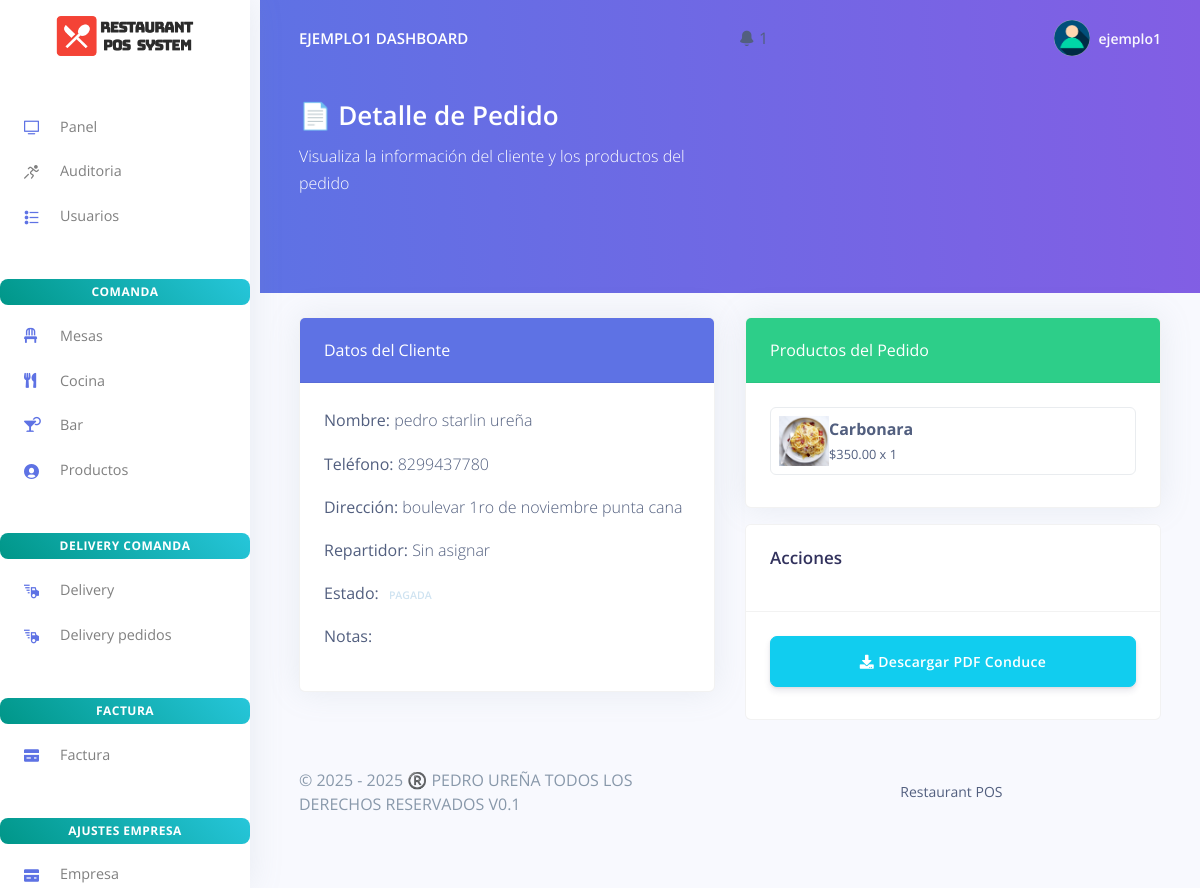
Page /delivery/delivery_detalle.php?delivery_id=125211443c61 (signed in) on the committed database.
### tables this page shows
CREATE TABLE `rpos_admin` (
  `admin_id` varchar(200) NOT NULL,
  `admin_name` varchar(200) NOT NULL,
  `admin_email` varchar(200) NOT NULL,
  `admin_password` varchar(200) NOT NULL,
  `activation_key` varchar(200) DEFAULT NULL,
  `estado` enum('Activo','Inactivo') DEFAULT 'Inactivo',
  `activation_expiry` datetime DEFAULT NULL
);

CREATE TABLE `rpos_delivery_orders` (
  `delivery_id` varchar(200) NOT NULL,
  `numero_control` varchar(20) DEFAULT NULL,
  `order_code` varchar(200) NOT NULL,
  `customer_name` varchar(200) NOT NULL,
  `customer_phone` varchar(200) NOT NULL,
  `customer_address` text NOT NULL,
  `customer_email` varchar(200) DEFAULT NULL,
  `subtotal` decimal(10,2) NOT NULL,
  `impuestos` decimal(10,2) NOT NULL DEFAULT 0.00,
  `servicio` decimal(10,2) NOT NULL DEFAULT 0.00,
  `cargo_entrega` decimal(10,2) DEFAULT 0.00,
  `descuento` decimal(10,2) NOT NULL DEFAULT 0.00,
  `total` decimal(10,2) NOT NULL,
  `estado` enum('Recibido','En preparación','En camino','Entregado','Cancelado','Pendiente','Listo para servir','Lista para facturar','Cerrada','Pagada') NOT NULL DEFAULT 'Recibido',
  `notas` text DEFAULT NULL,
  `repartidor` varchar(200) DEFAULT NULL,
  `metodo_pago` varchar(50) DEFAULT NULL,
  `aplicar_impuestos` tinyint(1) NOT NULL DEFAULT 0,
  `created_at` timestamp NOT NULL DEFAULT current_timestamp(),
  `updated_at` timestamp NOT NULL DEFAULT current_timestamp() ON UPDATE current_timestamp(),
  `itebis_porcentaje` decimal(5,2) DEFAULT 18.00,
  `servicio_porcentaje` decimal(5,2) DEFAULT 10.00,
  `facturado` tinyint(1) DEFAULT 0,
  `numero_factura` varchar(50) DEFAULT NULL,
  `tipo_factura` enum('Final','Fiscal') DEFAULT 'Final',
  `cliente_id` varchar(200) DEFAULT NULL,
  `fecha_entrega` timestamp NULL DEFAULT NULL,
  `repartidor_id` int(11) DEFAULT NULL,
  `fecha_cobro` timestamp NULL DEFAULT NULL,
  `fecha_pago` timestamp NULL DEFAULT NULL,
  `metodo_pago_cobro` varchar(50) DEFAULT NULL,
  `reimpresiones` int(11) NOT NULL DEFAULT 0,
  `factura_id` varchar(200) DEFAULT NULL,
  `caja_id` varchar(200) DEFAULT NULL
);

CREATE TABLE `rpos_customers` (
  `customer_id` varchar(200) NOT NULL,
  `customer_name` varchar(200) NOT NULL,
  `customer_phoneno` varchar(200) NOT NULL,
  `customer_email` varchar(200) NOT NULL,
  `customer_password` varchar(200) NOT NULL,
  `created_at` timestamp(6) NOT NULL DEFAULT current_timestamp(6) ON UPDATE current_timestamp(6),
  `tipo_cliente` enum('Persona Física','Empresa') DEFAULT 'Persona Física',
  `rnc_cedula` varchar(20) DEFAULT NULL,
  `direccion_fiscal` text DEFAULT NULL,
  `ciudad` varchar(100) DEFAULT NULL,
  `sector` varchar(100) DEFAULT NULL,
  `referencia` text DEFAULT NULL,
  `es_contribuyente` tinyint(1) DEFAULT 0
);

CREATE TABLE `rpos_delivery_items` (
  `item_id` int(11) NOT NULL,
  `delivery_id` varchar(200) NOT NULL,
  `prod_id` varchar(200) NOT NULL,
  `prod_name` varchar(200) NOT NULL,
  `prod_price` decimal(10,2) NOT NULL,
  `prod_qty` int(11) NOT NULL DEFAULT 1,
  `notas` text DEFAULT NULL
);

CREATE TABLE `rpos_products` (
  `prod_id` varchar(200) NOT NULL,
  `prod_code` varchar(200) NOT NULL,
  `prod_name` varchar(200) NOT NULL,
  `prod_img` varchar(200) NOT NULL,
  `prod_desc` longtext NOT NULL,
  `categoria_id` int(11) NOT NULL,
  `tipo` enum('Comida','Bebida','Postre') DEFAULT NULL,
  `prod_price` varchar(200) NOT NULL,
  `created_at` timestamp(6) NOT NULL DEFAULT current_timestamp(6) ON UPDATE current_timestamp(6)
);

### delivery/delivery_detalle.php (the view, shortened to what this page needs)
<?php
include('../config/config.php');
$delivery_id = $_GET['delivery_id'];
$stmt = $mysqli->prepare("
    SELECT d.*,
           c.customer_name, c.customer_phoneno, c.direccion_fiscal AS customer_address,
           s.staff_name AS repartidor_nombre
    FROM rpos_delivery_orders d
    LEFT JOIN rpos_customers c ON d.cliente_id = c.customer_id
    LEFT JOIN rpos_staff s ON d.repartidor_id = s.staff_id
    WHERE d.delivery_id = ?
");
$stmt->bind_param("s", $delivery_id);
$stmt->execute();
$result = $stmt->get_result();
$pedido = $result->fetch_assoc();
$productos_pedido = [];
$pp_query = $mysqli->query("SELECT di.*, p.prod_img
                            FROM rpos_delivery_items di
                            LEFT JOIN rpos_products p ON di.prod_id = p.prod_id
                            WHERE di.delivery_id = '$delivery_id'");
while ($row = $pp_query->fetch_assoc()) {
  $productos_pedido[] = [
    'prod_id' => $row['prod_id'],
    'prod_name' => $row['prod_name'],
    'prod_price' => floatval($row['prod_price']),
    'cantidad' => intval($row['prod_qty']),
    'notas' => $row['notas'],
    'prod_img' => $row['prod_img'] ?: 'default.jpg'
  ];
}
function badgeClass($estado)
{
  switch (trim($estado)) {
    default:
      return 'secondary';
  }
}
?>
<?php require_once('../partials/_head.php'); ?>
<body>
  <div class="wrapper">
    <aside id="app-sidebar">
      <?php require_once('../partials/_sidebar.php'); ?>
    </aside>
    <div class="main-content">
      <?php require_once('../partials/_topnav.php'); ?>
      <div class="header bg-gradient-primary pb-6 pt-5 pt-md-6">
        <div class="container-fluid">
          <div class="header-body">
            <div class="row align-items-center py-4">
              <div class="col-lg-6 col-7">
                <h1 class="text-white display-4">📄 Detalle de Pedido</h1>
                <p class="text-white mb-0">Visualiza la información del cliente y los productos del pedido</p>
              </div>
            </div>
          </div>
        </div>
      </div>
      <section class="content">
        <div class="container-fluid py-4">
          <div class="row">
            <div class="col-md-6">
              <div class="card shadow mb-3">
                <div class="card-header bg-primary text-white">Datos del Cliente</div>
                <div class="card-body">
                  <p><strong>Nombre:</strong> <?= htmlspecialchars($pedido['customer_name']) ?></p>
                  <p><strong>Teléfono:</strong> <?= htmlspecialchars($pedido['customer_phoneno']) ?></p>
                  <p><strong>Dirección:</strong> <?= htmlspecialchars($pedido['customer_address']) ?></p>
                  <p><strong>Repartidor:</strong> <?= htmlspecialchars($pedido['repartidor_nombre'] ?? 'Sin asignar') ?></p>
                  <p><strong>Estado:</strong>
                    <span class="badge badge-<?= badgeClass($pedido['estado']) ?>"><?= htmlspecialchars($pedido['estado']) ?></span>
                  </p>
                  <p><strong>Notas:</strong> <?= htmlspecialchars($pedido['notas']) ?></p>
                </div>
              </div>
            </div>
            <div class="col-md-6">
              <div class="card shadow mb-3">
                <div class="card-header bg-success text-white">Productos del Pedido</div>
                <div class="card-body">
                  <?php if (count($productos_pedido) == 0): ?>
                    <p>No hay productos agregados al pedido</p>
                  <?php else: ?>
                    <?php foreach ($productos_pedido as $p): ?>
                      <div class="d-flex mb-2 align-items-center border p-2 rounded">
                        <img src="../assets/img/products/<?= $p['prod_img'] ?>" width="50" class="me-2">
                        <div class="flex-grow-1">
                          <strong><?= $p['prod_name'] ?></strong><br>
                          <small>$<?= number_format($p['prod_price'], 2) ?> x <?= $p['cantidad'] ?></small><br>
                        </div>
                      </div>
                    <?php endforeach; ?>
                  <?php endif; ?>
                </div>
              </div>
              <div class="card mt-3">
                <div class="card-header">
                  <h3 class="card-title">Acciones</h3>
                </div>
                <div class="card-body">
                  <a href="delivery_conduce.php?delivery_id=<?= $delivery_id ?>"
                    target="_blank" class="btn btn-info btn-lg btn-block mb-2">
                    <i class="fas fa-download me-2"></i>
                    Descargar PDF Conduce
                  </a>
                </div>
              </div>
            </div>
            <?php require_once('../partials/_footer.php'); ?>
          </div>
        </div>
</body>
</html>

### partials/_topnav.php (shortened to what this page needs)
<?php
$current_path = $_SERVER['PHP_SELF'];
$folders = ['factura', 'delivery', 'auditoria', 'cocina', 'mesas', 'bar', 'usuario', 'hrm', 'customes', 'products', 'empresa', 'notificaciones'];
$is_in_subfolder = false;
foreach ($folders as $folder) {
    if (strpos($current_path, "/$folder/") !== false) {
        $is_in_subfolder = true;
        break;
    }
}
$base_path = $is_in_subfolder ? '../' : '';
$user_id = $_SESSION['user_id'] ?? null;
$rol     = $_SESSION['rol'] ?? null;
$user = null;
if ($user_id && $rol) {
    if ($rol === 'admin') {
        $query = "SELECT admin_name AS nombre FROM rpos_admin WHERE admin_id = ?";
    } else {
        $query = "SELECT staff_name AS nombre FROM rpos_staff WHERE staff_id = ?";
    }
    $stmt = $mysqli->prepare($query);
    $stmt->bind_param("s", $user_id);
    $stmt->execute();
    $res = $stmt->get_result();
    $user = $res->fetch_object();
}
?>
<?php if (!empty($user)) { ?>
    <nav class="navbar navbar-top navbar-expand-md navbar-dark" id="navbar-main">
        <div class="container-fluid">
            <a class="h4 mb-0 text-white text-uppercase d-none d-lg-inline-block" href="<?php echo $base_path; ?>dashboard.php">
                <?php echo htmlspecialchars($user->nombre); ?> Dashboard
            </a>
            <li class="nav-item dropdown">
                <a class="nav-link" href="#" role="button" data-toggle="dropdown" aria-haspopup="true" aria-expanded="false">
                    <i class="ni ni-bell-55"></i>
                    <?php
                    $query_count = "SELECT COUNT(*) as count FROM rpos_notificaciones WHERE estado = 'pendiente'";
                    $count_result = $mysqli->query($query_count);
                    $count = $count_result->fetch_object()->count;
                    if ($count > 0): ?>
                        <span class="notification-badge"><?php echo $count; ?></span>
                    <?php endif; ?>
                </a>
            </li>
<ul class="navbar-nav align-items-center d-none d-md-flex">
    <li class="nav-item dropdown">
        <a class="nav-link pr-0" href="#" role="button" data-toggle="dropdown">
            <div class="media align-items-center">
                <span class="avatar avatar-sm rounded-circle">
                    <img alt="Image placeholder" src="<?php echo $base_path; ?>assets/img/theme/user-a-min.png">
                </span>
                <div class="media-body ml-2 d-none d-lg-block">
                    <span class="mb-0 text-sm font-weight-bold"><?php echo htmlspecialchars($user->nombre); ?></span>
                </div>
            </div>
        </a>
    </li>
</ul>
        </div>
    </nav>
<?php } ?>

### delivery/delivery_detalle.php (style rules this page uses)
:root { --sidebar-width: 260px; }
#app-sidebar { position: fixed; top: 0; left: 0; bottom: 0; width: var(--sidebar-width); z-index: 1030; overflow-y: auto; }
.main-content { margin-left: var(--sidebar-width); min-height: 100vh; display: flex; flex-direction: column; background-color: #f8f9fe; padding-top: 0; }

### rows in the picture
rpos_admin: admin_name "EJEMPLO1", admin_name "ejemplo1"
rpos_delivery_orders: rpos_customers.customer_name "pedro starlin ureña", rpos_customers.customer_phoneno "8299437780", rpos_customers.direccion_fiscal "boulevar 1ro de noviembre punta cana", estado "PAGADA"
rpos_delivery_items: prod.prod_img (picture), prod_name "Carbonara", prod_price "350.00", prod_qty "1"

### other values in the picture
$count "1"
$pedido['repartidor_nombre'] "Sin asignar"
